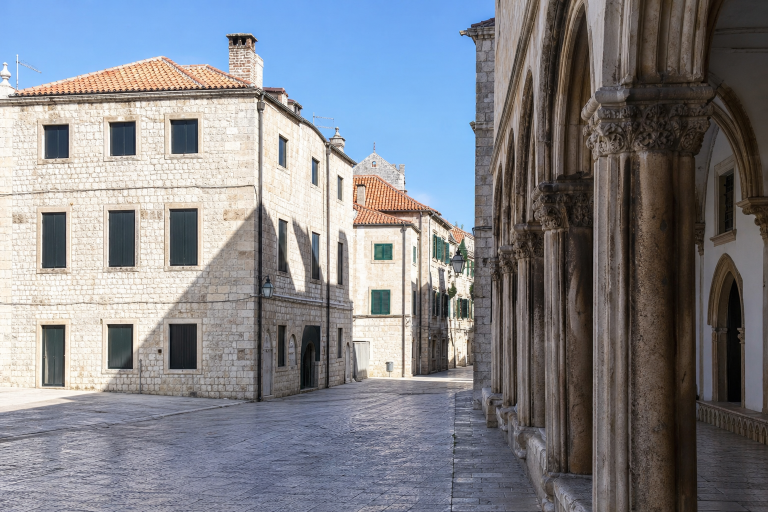
#> input picture source/images/01.png, 1536 x 1024 px (shown at 1/2 size); its folder holds only this picture in this run
$ python build.py
#> lines starting #> are read from the running program, lines starting #| are printed output that depends on the picture
#!/usr/bin/env python3
"""Reproducible synthetic-scene demo and 33^3 Apple Log 2 display LUT."""
from pathlib import Path
import numpy as np
from PIL import Image, ImageDraw

ROOT=Path(__file__).resolve().parent.parent
OUT=ROOT/'GOLDEN_DAYLIGHT_CINEMA'
for d in ('LUT','PREVIEWS','CONTACT_SHEET','GALLERY'): (OUT/d).mkdir(parents=True,exist_ok=True)
N=33
R0=-0.05641088; RT=0.01; S=47.28711236; B=.00964052; G=.08550479; D=.69336945
PT=S*(RT-R0)**2

def enc(x):
    return np.where(x<RT,S*np.maximum(x-R0,0)**2,G*np.log2(np.maximum(x+B,1e-12))+D)
def dec(p):
    return np.where(p<PT,np.sqrt(np.maximum(p,0)/S)+R0,2**((p-D)/G)-B)
def rgbxyz(prim):
    cols=np.array([[x/y,1,(1-x-y)/y] for x,y in prim]).T
    w=np.array([.3127/.3290,1,(1-.3127-.3290)/.3290])
    return cols*np.linalg.solve(cols,w)
AW=rgbxyz([(.725,.301),(.221,.814),(.068,-.076)])
R709=rgbxyz([(.64,.33),(.30,.60),(.15,.06)])
M=np.linalg.solve(R709,AW)
MI=np.linalg.inv(M)
L=np.array([.2126,.7152,.0722])

def transform(p):
    rgb=dec(p)@M.T
    y=np.maximum(rgb@L,0)
    # Luminance-preserving soft shoulder and gentle film contrast.
    tone=(y*.95/(1+.20*y))
    tone=np.minimum(tone,1)
    rgb=rgb*(tone/np.maximum(y,1e-8))[...,None]
    # Compress out-of-gamut colours toward neutral, preserving hue better than hard channel clipping.
    lum=rgb@L
    diff=rgb-lum[...,None]
    low=np.min(diff,axis=-1); high=np.max(diff,axis=-1)
    fac=np.minimum(1,np.minimum(np.maximum(lum,0)/np.maximum(-low,1e-10),np.maximum(1-lum,0)/np.maximum(high,1e-10)))
    rgb=lum[...,None]+diff*fac[...,None]*.98
    # A restrained sunlit bias, reduced for already warm scenes and highlights.
    warmth=np.clip((rgb[...,0]-rgb[...,2])/(lum+.08),0,1)
    amt=.010*np.exp(-((lum-.30)/.27)**2)*(1-.8*warmth)
    rgb+=amt[...,None]*np.array([1.,.12,-.9])
    return np.clip(rgb,0,1)**(1/2.4)

axis=np.linspace(0,1,N)
b,g,r=np.meshgrid(axis,axis,axis,indexing='ij')
lattice=transform(np.stack([r,g,b],axis=-1)).reshape(-1,3)
cube=OUT/'LUT/GOLDEN_DAYLIGHT_CINEMA.cube'
with cube.open('w') as f:
    f.write('# Apple Log 2 / Apple Wide Gamut to Rec.709 gamma 2.4\nTITLE "GOLDEN DAYLIGHT CINEMA"\nLUT_3D_SIZE 33\nDOMAIN_MIN 0.0 0.0 0.0\nDOMAIN_MAX 1.0 1.0 1.0\n')
    np.savetxt(f,lattice,fmt='%.8f')

def load_cube(path):
    lines=path.read_text().splitlines(); rows=[]
    for line in lines:
        s=line.strip().split()
        if len(s)==3:
            try: rows.append([float(x) for x in s])
            except ValueError: pass
    return np.array(rows).reshape(N,N,N,3)

def apply(c, p):
    t=np.clip(p,0,1)*(N-1); i=np.minimum(t.astype(int),N-2); f=t-i
    result=np.zeros_like(p)
    for z in (0,1):
        for y in (0,1):
            for x in (0,1):
                w=((f[...,0] if x else 1-f[...,0])*(f[...,1] if y else 1-f[...,1])*(f[...,2] if z else 1-f[...,2]))
                result+=c[i[...,2]+z,i[...,1]+y,i[...,0]+x]*w[...,None]
    return result

def srgb_inverse(x): return np.where(x<=.04045,x/12.92,((x+.055)/1.055)**2.4)
def save(a,p): Image.fromarray(np.round(np.clip(a,0,1)*255).astype('uint8')).save(p,optimize=True)

c=load_cube(cube)
titles=['Harsh midday city','Sunlit portrait','Mediterranean street','Bright beach daylight','Greenery and mountains','Golden-hour landscape','Modern architecture','Travel with people']
thumbs=[]
for n,title in enumerate(titles,1):
    im=Image.open(ROOT/f'source/images/{n:02}.png').convert('RGB'); im.thumbnail((1280,1280),Image.Resampling.LANCZOS)
#> further down, im is the input picture: PIL image 1536x1024 RGB; mean R, G, B 127.5, 129.2, 135.3
#> after `im.thumbnail((1280, 1280), Image.Resampling.LANCZOS)`:
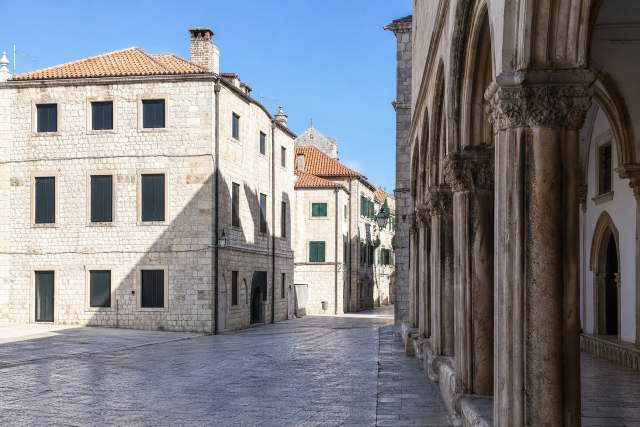
#> im: PIL image 1280x853 RGB (shown at 1/2 size); mean R, G, B 127.5, 129.2, 135.3
    a=np.asarray(im,dtype=np.float64)/255
    # SDR sRGB rendered image is treated as a limited scene estimate, not sensor data.
    linear=srgb_inverse(a)
#> in srgb_inverse, `def srgb_inverse(x): return np.where(x<=.04045,x/12.92,((x+.055)/1.055..`:
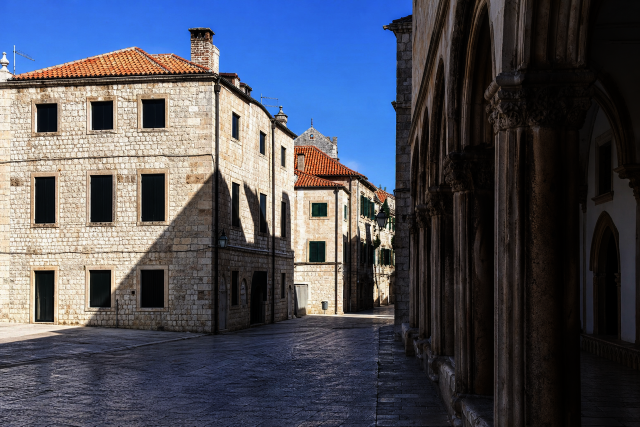
#> returned value: shape (853, 1280, 3) float64 (shown at 1/2 size); mean of channels 0, 1, 2 0.294, 0.305, 0.352; drawn as R, G, B
    log=np.clip(enc(linear@MI.T),0,1)
#> in enc, `return np.where(x<RT,S*np.maximum(x-R0,0)**2,G*np.log2(np.maximum(x+B,..`:
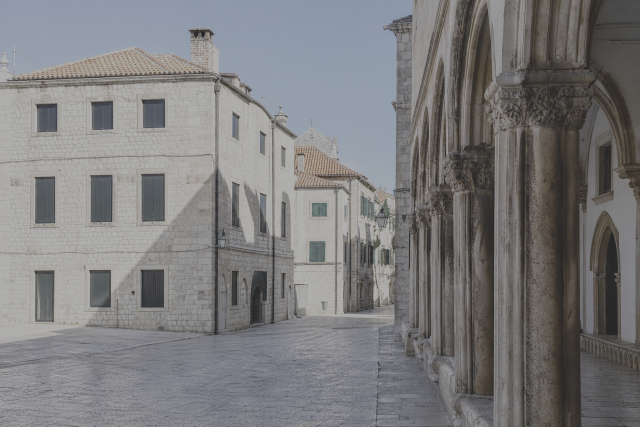
#> returned value: shape (853, 1280, 3) float64 (shown at 1/2 size); mean of channels 0, 1, 2 0.486, 0.484, 0.488; drawn as R, G, B
    # Before is a neutral SDR reference of the simulated source, not the flat Log signal.
    save(np.clip(linear,0,1)**(1/2.4),OUT/f'PREVIEWS/{n:02}_BEFORE.png')
    after=apply(c,log)
#> in apply, `t = np.clip(p, 0, 1) * (N - 1)`:
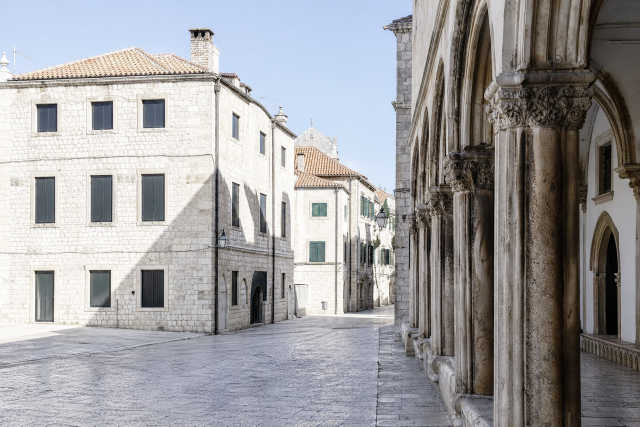
#> t: shape (853, 1280, 3) float64 (shown at 1/2 size); mean R, G, B 15.5, 15.5, 15.6; drawn with min black and max white
#> in apply, `f = t - i`:
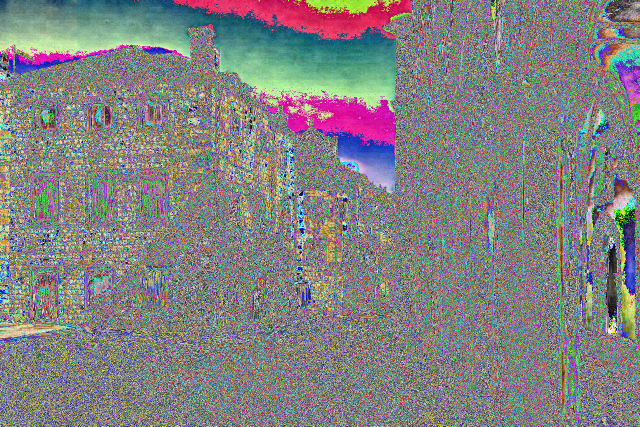
#> f: shape (853, 1280, 3) float64 (shown at 1/2 size); mean R, G, B 0.51, 0.508, 0.508
#> after the loop in apply, `for z in (0,1):`:
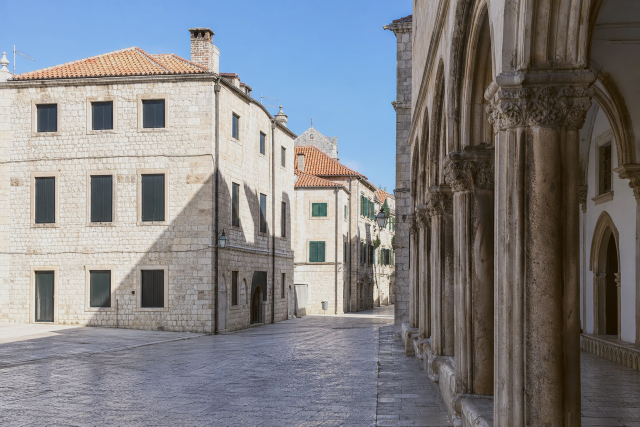
#> result: shape (853, 1280, 3) float64 (shown at 1/2 size); mean R, G, B 0.504, 0.504, 0.517
    save(after,OUT/f'PREVIEWS/{n:02}_AFTER.png')
    small=Image.fromarray(np.uint8(np.round(after*255))); small.thumbnail((400,260)); thumbs.append((small,title))
#> after `small.thumbnail((400, 260))`:
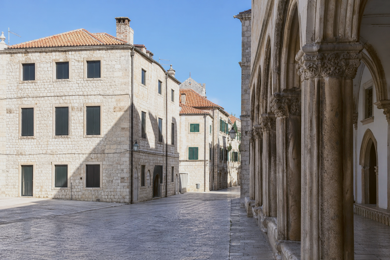
#> small: PIL image 390x260 RGB; mean R, G, B 128.5, 128.6, 131.8
    print(n,title,'size',im.size,'before mean',round(float(a.mean()),4),'after mean',round(float(after.mean()),4))
#| 1 Harsh midday city size (1280, 853) before mean 0.5125 after mean 0.5084
#> (the run stopped early here; a loop or call above may not have finished)
